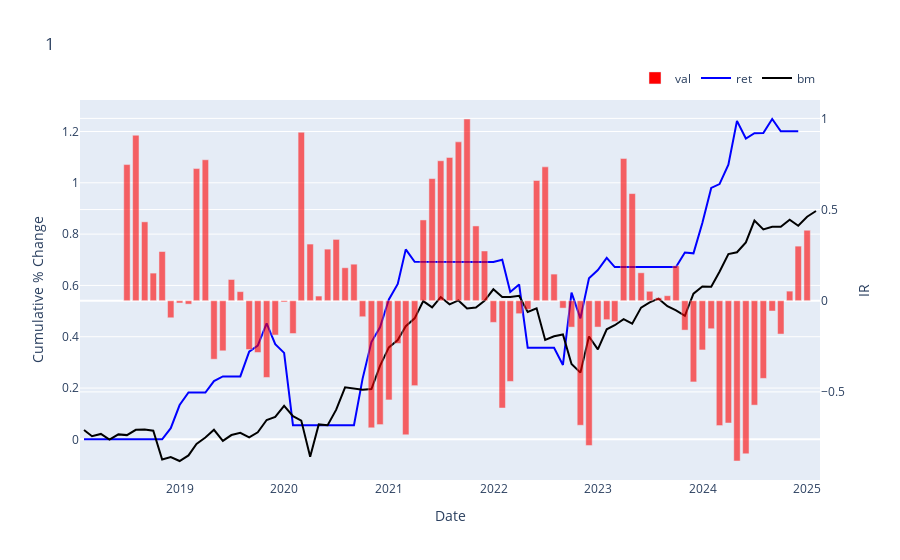

Notebook code cell kept with this figure:
### Code cell
# 牛市加碼
def rolling_1c(row):
    return 1
df_1 = pd.DataFrame(data['Close'])
df_1['ret'] = df_1.Close.pct_change()
df_1 = df_1.resample("ME").sum()
df_1['bm'] = df_1.ret.cumsum()
df_1['ret_for_cal'] =df_1.ret.shift(-2)
df_1['signal_val'] = df_1.ret
list_rolling_1c = [None] * len(df_1)
rolling = 5
for i in range(len(df_1)):
    if i < rolling: list_rolling_1c[i] = 0
    df_copy = df_1.iloc[i-rolling:i, :]
    d = np.corrcoef(df_copy.ret_for_cal, df_copy.signal_val)
    list_rolling_1c[i] = d[0, 1]
df_1['rolling_1c'] = list_rolling_1c

# df_1['rolling_1c_s1'] = df_1.rolling_1c.shift(1)
# df_1['signal'] = (df_1["rolling_1c"] < 0) & (df_1['rolling_1c_s1'] < 0)
# df_1['signal'] = df_1["signal"].apply(lambda x: 0 if x else 1)

# signal_conservative_m2_second_minus_1


df_1['signal'] = df_1["rolling_1c"].apply(lambda x: 2 if x < 0 else 0)
df_1['cumsum'] = (df_1.signal * df_1.ret_for_cal).cumsum()


def plotly_df(df, bar, line):
    fig = go.Figure()
    fig.add_trace(go.Bar(
        x=df.index, y=df[bar], name="val",
        yaxis="y2", marker=dict(color="red", opacity=0.6)))
    fig.add_trace(go.Scatter(
        x=df.index, y=df[line], mode="lines", name="ret",
        yaxis="y1", line=dict(color="blue")))
    fig.add_trace(go.Scatter(
        x=df.index, y=df['bm'], mode="lines", name="bm",
        yaxis="y1", line=dict(color="black")))
    
    fig.update_layout(title="1",xaxis=dict(title="Date"),
        yaxis=dict(title="Cumulative % Change",),
        yaxis2=dict(title="IR", overlaying="y", side="right"),
        legend=dict(orientation="h", yanchor="bottom", y=1.02, xanchor="right", x=1)
    )
    
    fig.show()
plotly_df(df_1, "rolling_1c", "cumsum")
# np.corrcoef(df_1.ret.fillna(0), df_1.signal.fillna(0))
